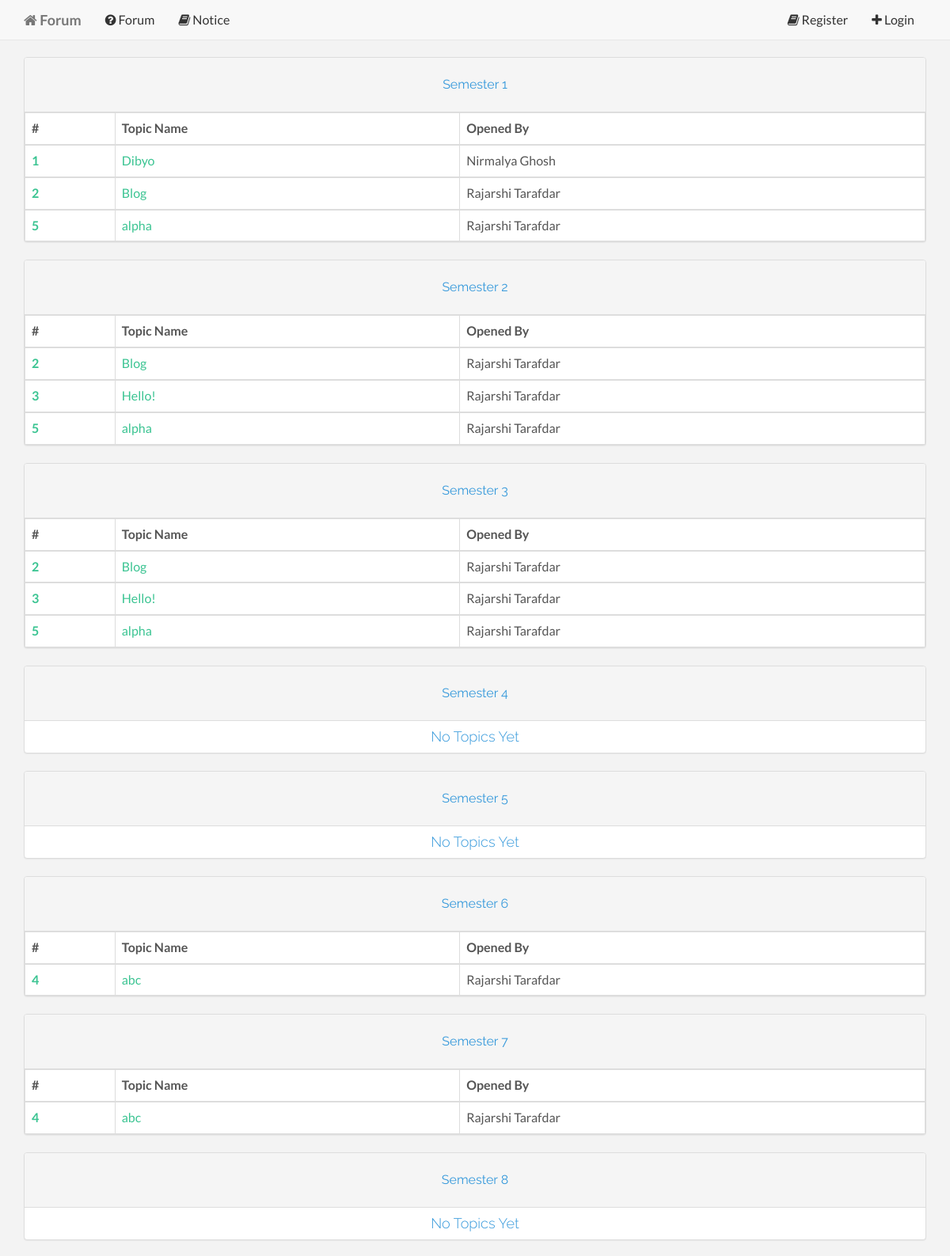
/forum.php, run on the app's committed database.
### tables this page shows
CREATE TABLE IF NOT EXISTS `forum_topic` (
  `forum_topic_id` int(11) NOT NULL,
  `forum_topic_name` text NOT NULL,
  `forum_topic_created_by` varchar(255) NOT NULL,
  `forum_topic_time` timestamp NOT NULL DEFAULT CURRENT_TIMESTAMP,
  `forum_topic_body` text NOT NULL,
  `forum_topic_views` int(11) NOT NULL,
  `forum_topic_replies` int(11) NOT NULL,
  `forum_topic_semester` varchar(255) NOT NULL,
  `forum_topic_image` varchar(255) NOT NULL
);

CREATE TABLE IF NOT EXISTS `user` (
  `user_id` int(11) NOT NULL,
  `user_email` varchar(255) NOT NULL,
  `user_password` varchar(255) NOT NULL,
  `user_firstname` text NOT NULL,
  `user_lastname` text NOT NULL,
  `user_avatar` varchar(255) NOT NULL,
  `user_shortbio` text,
  `user_username` varchar(255) NOT NULL,
  `user_longbio` text,
  `user_website` varchar(255) DEFAULT NULL,
  `user_dob` date DEFAULT NULL,
  `user_profession` text,
  `user_gender` varchar(255) DEFAULT NULL,
  `user_address` text,
  `user_backgroundpicture` varchar(255) NOT NULL,
  `user_joindate` date NOT NULL,
  `user_country` varchar(255) DEFAULT NULL
);

### controllers/table/forum-table.php (the view)
    <div class="container">
<?php
        for($semester_id=1;$semester_id<=8;$semester_id++){
            $sql = "SELECT * FROM forum_topic where forum_topic_semester LIKE '%$semester_id%' ORDER BY forum_topic_time";
            $result = mysqli_query($database,$sql);
            $rws_count = mysqli_num_rows($result);
?>
                <div class="panel panel-default">
                    <div class="panel-heading">
                        <h3 class="panel-title">Semester <?php echo $semester_id; ?></h3>
                    </div>
<?php
                if($rws_count == 0){
?>
                    <h4 class="text-center">No Topics Yet</h4>
                </div>
<?php
                }
                else{
?>
                    <table class="table table-bordered">
                        <thead>
                            <tr>
                                <th>#</th>
                                <th>Topic Name</th>
                                <th>Opened By</th>
                            </tr>
                        </thead>
<?php
                    while($rws = mysqli_fetch_array($result)){
                        $temp_user_username = $rws['forum_topic_created_by'];
                        $sql_search_username = "SELECT * FROM user WHERE user_username = '$temp_user_username'";
                        $result_search_username = mysqli_query($database,$sql_search_username) or die(mysqli_error($database));
                        $rws_search_username = mysqli_fetch_array($result_search_username);
?>
                        <tbody>
                            <tr>
                                <th scope="row"><a href="forum-topic.php?forum_topic_id=<?php echo $rws['forum_topic_id'];?>"><?php echo $rws['forum_topic_id'];?></a></th>
                                <td><a href="forum-topic.php?forum_topic_id=<?php echo $rws['forum_topic_id'];?>"><?php echo $rws['forum_topic_name'];?></a></td>
                                <td><?php echo $rws_search_username['user_firstname'];?> <?php echo $rws_search_username['user_lastname'];?></td>
                            </tr>
                        </tbody>
<?php
                    }
?>
                    </table>
                </div>
<?php
                }
        }
?>
    </div>

### assets/css/base/main.css (style rules this page uses)
h1, h2, h3, h4, h5, h6 { font-family: "Raleway"; font-weight: 300; color: #3498db; }
h3 { font-weight: 400; }
a { color: #3bc492; -webkit-transition: color 0.1s ease-in, background 0.1s ease-in; -moz-transition: color 0.1s ease-in, background 0.1s ease-in; -ms-transition: color 0.1s ease-in, background 0.1s ease-in; -o-transition: color 0.1s ease-in, background 0.1s ease-in; transition: color 0.1s ease-in, background 0.1s ease-in; }
a:before, a:after { -webkit-transition: color 0.1s ease-in, background 0.1s ease-in; -moz-transition: color 0.1s ease-in, background 0.1s ease-in; -ms-transition: color 0.1s ease-in, background 0.1s ease-in; -o-transition: color 0.1s ease-in, background 0.1s ease-in; transition: color 0.1s ease-in, background 0.1s ease-in; }
h3 { text-align: center; line-height: 300%; }
.panel-default { margin-top: 22px; }

### data on the page
forum_topic: forum_topic_id "1", forum_topic_name "Dibyo", user.user_firstname "Nirmalya", user.user_lastname "Ghosh"
forum_topic: forum_topic_id "2", forum_topic_name "Blog", user.user_firstname "Rajarshi", user.user_lastname "Tarafdar"
forum_topic: forum_topic_id "5", forum_topic_name "alpha", user.user_firstname "Rajarshi", user.user_lastname "Tarafdar"
forum_topic: forum_topic_id "3", forum_topic_name "Hello!", user.user_firstname "Rajarshi", user.user_lastname "Tarafdar"
forum_topic: forum_topic_id "4", forum_topic_name "abc", user.user_firstname "Rajarshi", user.user_lastname "Tarafdar"
